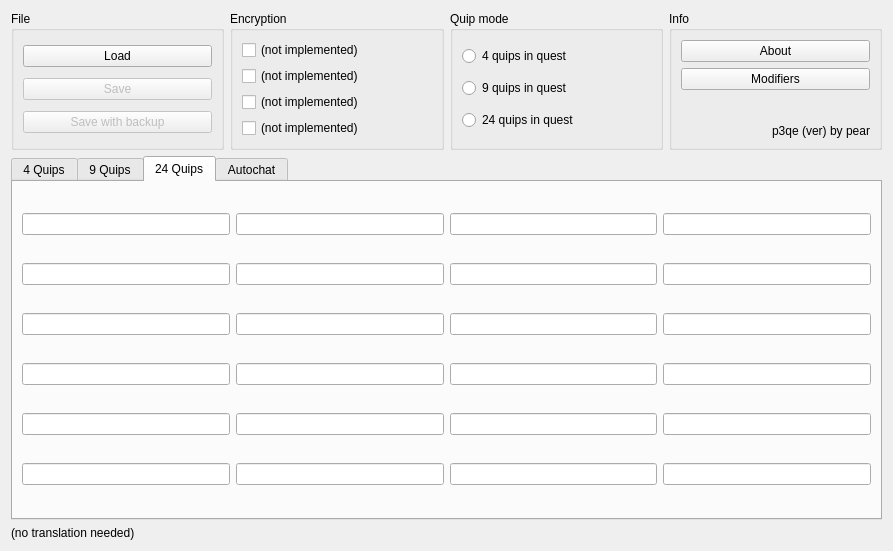
<?xml version="1.0" encoding="UTF-8"?>
<ui version="4.0">
 <class>mainForm</class>
 <widget class="QWidget" name="mainForm">
  <property name="geometry">
   <rect>
    <x>0</x>
    <y>0</y>
    <width>893</width>
    <height>551</height>
   </rect>
  </property>
  <property name="windowTitle">
   <string>Form</string>
  </property>
  <layout class="QVBoxLayout" name="verticalLayout">
   <item>
    <layout class="QHBoxLayout" name="topLayout">
     <item>
      <widget class="QGroupBox" name="fileGroup">
       <property name="title">
        <string>File</string>
       </property>
       <layout class="QVBoxLayout" name="verticalLayout_2">
        <item>
         <widget class="QPushButton" name="loadBtn">
          <property name="enabled">
           <bool>true</bool>
          </property>
          <property name="text">
           <string>Load</string>
          </property>
          <property name="checkable">
           <bool>false</bool>
          </property>
          <property name="checked">
           <bool>false</bool>
          </property>
         </widget>
        </item>
        <item>
         <widget class="QPushButton" name="saveBtn">
          <property name="enabled">
           <bool>false</bool>
          </property>
          <property name="text">
           <string>Save</string>
          </property>
          <property name="checkable">
           <bool>false</bool>
          </property>
         </widget>
        </item>
        <item>
         <widget class="QPushButton" name="saveBkBtn">
          <property name="enabled">
           <bool>false</bool>
          </property>
          <property name="text">
           <string>Save with backup</string>
          </property>
         </widget>
        </item>
       </layout>
      </widget>
     </item>
     <item>
      <widget class="QGroupBox" name="cryptGroup">
       <property name="title">
        <string>Encryption</string>
       </property>
       <layout class="QVBoxLayout" name="verticalLayout_3">
        <item>
         <widget class="QCheckBox" name="pspCheck">
          <property name="text">
           <string>(not implemented)</string>
          </property>
          <property name="checkable">
           <bool>false</bool>
          </property>
         </widget>
        </item>
        <item>
         <widget class="QCheckBox" name="p3Check">
          <property name="text">
           <string>(not implemented)</string>
          </property>
          <property name="checkable">
           <bool>false</bool>
          </property>
         </widget>
        </item>
        <item>
         <widget class="QCheckBox" name="pspeCheck">
          <property name="text">
           <string>(not implemented)</string>
          </property>
          <property name="checkable">
           <bool>false</bool>
          </property>
          <property name="checked">
           <bool>false</bool>
          </property>
         </widget>
        </item>
        <item>
         <widget class="QCheckBox" name="p3eCheck">
          <property name="text">
           <string>(not implemented)</string>
          </property>
          <property name="checkable">
           <bool>false</bool>
          </property>
          <property name="checked">
           <bool>false</bool>
          </property>
         </widget>
        </item>
       </layout>
      </widget>
     </item>
     <item>
      <widget class="QGroupBox" name="modeGroup">
       <property name="title">
        <string>Quip mode</string>
       </property>
       <layout class="QVBoxLayout" name="verticalLayout_4">
        <item>
         <widget class="QRadioButton" name="mode4RBtn">
          <property name="text">
           <string>4 quips in quest</string>
          </property>
          <property name="checkable">
           <bool>false</bool>
          </property>
         </widget>
        </item>
        <item>
         <widget class="QRadioButton" name="mode9RBtn">
          <property name="text">
           <string>9 quips in quest</string>
          </property>
          <property name="checkable">
           <bool>false</bool>
          </property>
         </widget>
        </item>
        <item>
         <widget class="QRadioButton" name="mode24RBtn">
          <property name="text">
           <string>24 quips in quest</string>
          </property>
          <property name="checkable">
           <bool>false</bool>
          </property>
         </widget>
        </item>
       </layout>
      </widget>
     </item>
     <item>
      <widget class="QGroupBox" name="groupBox">
       <property name="title">
        <string>Info</string>
       </property>
       <layout class="QVBoxLayout" name="verticalLayout_5">
        <item>
         <widget class="QPushButton" name="aboutBtn">
          <property name="text">
           <string>About</string>
          </property>
         </widget>
        </item>
        <item>
         <widget class="QPushButton" name="cheatsheetBtn">
          <property name="text">
           <string>Modifiers</string>
          </property>
         </widget>
        </item>
        <item>
         <widget class="QLabel" name="credLabel">
          <property name="sizePolicy">
           <sizepolicy hsizetype="Preferred" vsizetype="Preferred">
            <horstretch>0</horstretch>
            <verstretch>0</verstretch>
           </sizepolicy>
          </property>
          <property name="text">
           <string>p3qe (ver) by pear</string>
          </property>
          <property name="alignment">
           <set>Qt::AlignBottom|Qt::AlignRight|Qt::AlignTrailing</set>
          </property>
         </widget>
        </item>
       </layout>
      </widget>
     </item>
    </layout>
   </item>
   <item>
    <widget class="QTabWidget" name="quipTabs">
     <property name="currentIndex">
      <number>2</number>
     </property>
     <widget class="QWidget" name="chat4Tab">
      <attribute name="title">
       <string>4 Quips</string>
      </attribute>
      <layout class="QGridLayout" name="gridLayout_3">
       <item row="0" column="0">
        <widget class="QLineEdit" name="t4q1Line">
         <property name="readOnly">
          <bool>true</bool>
         </property>
        </widget>
       </item>
       <item row="0" column="1">
        <widget class="QLineEdit" name="t4q3Line">
         <property name="readOnly">
          <bool>true</bool>
         </property>
        </widget>
       </item>
       <item row="1" column="0">
        <widget class="QLineEdit" name="t4q2Line">
         <property name="readOnly">
          <bool>true</bool>
         </property>
        </widget>
       </item>
       <item row="1" column="1">
        <widget class="QLineEdit" name="t4q4Line">
         <property name="readOnly">
          <bool>true</bool>
         </property>
        </widget>
       </item>
      </layout>
     </widget>
     <widget class="QWidget" name="chat9Tab">
      <attribute name="title">
       <string>9 Quips</string>
      </attribute>
      <layout class="QGridLayout" name="gridLayout_4">
       <item row="0" column="5">
        <widget class="QLineEdit" name="t9q7Line">
         <property name="readOnly">
          <bool>true</bool>
         </property>
        </widget>
       </item>
       <item row="1" column="3">
        <widget class="QLineEdit" name="t9q5Line">
         <property name="readOnly">
          <bool>true</bool>
         </property>
        </widget>
       </item>
       <item row="1" column="5">
        <widget class="QLineEdit" name="t9q8Line">
         <property name="readOnly">
          <bool>true</bool>
         </property>
        </widget>
       </item>
       <item row="1" column="2">
        <widget class="QLineEdit" name="t9q2Line">
         <property name="readOnly">
          <bool>true</bool>
         </property>
        </widget>
       </item>
       <item row="0" column="2">
        <widget class="QLineEdit" name="t9q1Line">
         <property name="readOnly">
          <bool>true</bool>
         </property>
        </widget>
       </item>
       <item row="0" column="3">
        <widget class="QLineEdit" name="t9q4Line">
         <property name="readOnly">
          <bool>true</bool>
         </property>
        </widget>
       </item>
       <item row="2" column="3">
        <widget class="QLineEdit" name="t9q6Line">
         <property name="readOnly">
          <bool>true</bool>
         </property>
        </widget>
       </item>
       <item row="2" column="5">
        <widget class="QLineEdit" name="t9q9Line">
         <property name="enabled">
          <bool>true</bool>
         </property>
        </widget>
       </item>
       <item row="2" column="2">
        <widget class="QLineEdit" name="t9q3Line">
         <property name="readOnly">
          <bool>true</bool>
         </property>
        </widget>
       </item>
      </layout>
     </widget>
     <widget class="QWidget" name="chat24Tab">
      <attribute name="title">
       <string>24 Quips</string>
      </attribute>
      <layout class="QGridLayout" name="gridLayout_5">
       <item row="1" column="4">
        <widget class="QLineEdit" name="t24q20Line">
         <property name="readOnly">
          <bool>true</bool>
         </property>
        </widget>
       </item>
       <item row="0" column="4">
        <widget class="QLineEdit" name="t24q19Line">
         <property name="readOnly">
          <bool>true</bool>
         </property>
        </widget>
       </item>
       <item row="3" column="4">
        <widget class="QLineEdit" name="t24q21Line">
         <property name="readOnly">
          <bool>true</bool>
         </property>
        </widget>
       </item>
       <item row="5" column="1">
        <widget class="QLineEdit" name="t24q10Line">
         <property name="readOnly">
          <bool>true</bool>
         </property>
        </widget>
       </item>
       <item row="1" column="1">
        <widget class="QLineEdit" name="t24q8Line">
         <property name="readOnly">
          <bool>true</bool>
         </property>
        </widget>
       </item>
       <item row="5" column="0">
        <widget class="QLineEdit" name="t24q4Line">
         <property name="readOnly">
          <bool>true</bool>
         </property>
        </widget>
       </item>
       <item row="1" column="0">
        <widget class="QLineEdit" name="t24q2Line">
         <property name="readOnly">
          <bool>true</bool>
         </property>
        </widget>
       </item>
       <item row="5" column="3">
        <widget class="QLineEdit" name="t24q16Line">
         <property name="readOnly">
          <bool>true</bool>
         </property>
        </widget>
       </item>
       <item row="8" column="0">
        <widget class="QLineEdit" name="t24q6Line">
         <property name="readOnly">
          <bool>true</bool>
         </property>
        </widget>
       </item>
       <item row="7" column="3">
        <widget class="QLineEdit" name="t24q17Line">
         <property name="readOnly">
          <bool>true</bool>
         </property>
        </widget>
       </item>
       <item row="3" column="1">
        <widget class="QLineEdit" name="t24q9Line">
         <property name="readOnly">
          <bool>true</bool>
         </property>
        </widget>
       </item>
       <item row="0" column="1">
        <widget class="QLineEdit" name="t24q7Line">
         <property name="readOnly">
          <bool>true</bool>
         </property>
        </widget>
       </item>
       <item row="3" column="0">
        <widget class="QLineEdit" name="t24q3Line">
         <property name="readOnly">
          <bool>true</bool>
         </property>
        </widget>
       </item>
       <item row="5" column="4">
        <widget class="QLineEdit" name="t24q22Line">
         <property name="readOnly">
          <bool>true</bool>
         </property>
        </widget>
       </item>
       <item row="8" column="3">
        <widget class="QLineEdit" name="t24q18Line">
         <property name="readOnly">
          <bool>true</bool>
         </property>
        </widget>
       </item>
       <item row="7" column="1">
        <widget class="QLineEdit" name="t24q11Line">
         <property name="readOnly">
          <bool>true</bool>
         </property>
        </widget>
       </item>
       <item row="7" column="0">
        <widget class="QLineEdit" name="t24q5Line">
         <property name="readOnly">
          <bool>true</bool>
         </property>
        </widget>
       </item>
       <item row="8" column="4">
        <widget class="QLineEdit" name="t24q24Line">
         <property name="readOnly">
          <bool>true</bool>
         </property>
        </widget>
       </item>
       <item row="7" column="4">
        <widget class="QLineEdit" name="t24q23Line">
         <property name="readOnly">
          <bool>true</bool>
         </property>
        </widget>
       </item>
       <item row="0" column="3">
        <widget class="QLineEdit" name="t24q13Line">
         <property name="readOnly">
          <bool>true</bool>
         </property>
        </widget>
       </item>
       <item row="0" column="0">
        <widget class="QLineEdit" name="t24q1Line">
         <property name="readOnly">
          <bool>true</bool>
         </property>
        </widget>
       </item>
       <item row="1" column="3">
        <widget class="QLineEdit" name="t24q14Line">
         <property name="readOnly">
          <bool>true</bool>
         </property>
        </widget>
       </item>
       <item row="3" column="3">
        <widget class="QLineEdit" name="t24q15Line"/>
       </item>
       <item row="8" column="1">
        <widget class="QLineEdit" name="t24q12Line">
         <property name="readOnly">
          <bool>true</bool>
         </property>
        </widget>
       </item>
      </layout>
     </widget>
     <widget class="QWidget" name="autochatTab">
      <attribute name="title">
       <string>Autochat</string>
      </attribute>
      <layout class="QGridLayout" name="gridLayout_6">
       <item row="0" column="0">
        <widget class="QLabel" name="taqdeathLabel">
         <property name="text">
          <string>Upon death</string>
         </property>
        </widget>
       </item>
       <item row="0" column="1">
        <widget class="QLineEdit" name="taqdeathLine">
         <property name="readOnly">
          <bool>true</bool>
         </property>
        </widget>
       </item>
       <item row="1" column="0">
        <widget class="QLabel" name="taqFeverLabel">
         <property name="text">
          <string>When Fever is lost</string>
         </property>
        </widget>
       </item>
       <item row="1" column="1">
        <widget class="QLineEdit" name="taqFeverLine">
         <property name="readOnly">
          <bool>true</bool>
         </property>
        </widget>
       </item>
       <item row="2" column="0">
        <widget class="QLabel" name="taqReviveLabel">
         <property name="text">
          <string>When revived</string>
         </property>
        </widget>
       </item>
       <item row="2" column="1">
        <widget class="QLineEdit" name="taqReviveLine">
         <property name="readOnly">
          <bool>true</bool>
         </property>
        </widget>
       </item>
       <item row="3" column="0">
        <widget class="QLabel" name="taqSoonLabel">
         <property name="text">
          <string>When almost self-revived</string>
         </property>
        </widget>
       </item>
       <item row="3" column="1">
        <widget class="QLineEdit" name="taqSoonLine">
         <property name="readOnly">
          <bool>true</bool>
         </property>
        </widget>
       </item>
       <item row="4" column="0">
        <widget class="QLabel" name="taqSummonLabel">
         <property name="text">
          <string>When Summon is activated</string>
         </property>
        </widget>
       </item>
       <item row="4" column="1">
        <widget class="QLineEdit" name="taqSummonLine">
         <property name="readOnly">
          <bool>true</bool>
         </property>
        </widget>
       </item>
       <item row="5" column="0">
        <widget class="QLabel" name="taqSReviveLabel">
         <property name="text">
          <string>When revived by Summon</string>
         </property>
        </widget>
       </item>
       <item row="5" column="1">
        <widget class="QLineEdit" name="taqSReviveLine">
         <property name="readOnly">
          <bool>true</bool>
         </property>
        </widget>
       </item>
       <item row="6" column="0">
        <widget class="QLabel" name="taqIdleLabel">
         <property name="text">
          <string>When Idle</string>
         </property>
        </widget>
       </item>
       <item row="6" column="1">
        <widget class="QLineEdit" name="taqIdleLine">
         <property name="readOnly">
          <bool>true</bool>
         </property>
        </widget>
       </item>
      </layout>
     </widget>
    </widget>
   </item>
   <item>
    <widget class="QLabel" name="statusLabel">
     <property name="text">
      <string>(no translation needed)</string>
     </property>
    </widget>
   </item>
  </layout>
 </widget>
 <resources/>
 <connections/>
</ui>
